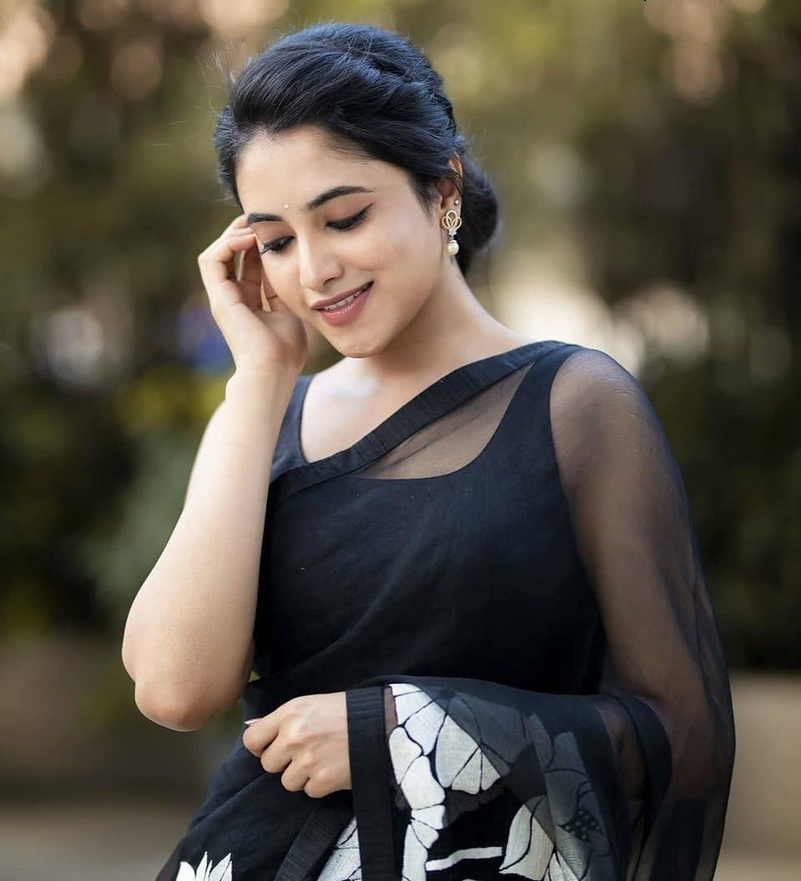
#> input picture Image to Pencil Sketch with Python/priyankamohan.jpg, 801 x 881 px, shrunk from 960 x 1057 before the run
$ jupyter execute --allow-errors 'Image to Pencil Sketch with Python.ipynb'
#> lines starting #> are read from the running program, lines starting #| are printed output that depends on the picture
### Importing the libraries

[cell 1]
import matplotlib.pyplot as plt
import cv2

###  Reading the original image

[cell 2]
image=cv2.imread("priyankamohan.jpg")
#> image is the input picture: shape (881, 801, 3); mean B, G, R 69.2, 79.9, 86.5
plt.imshow(image)
plt.show()

### Converting the BGR image to RGB

[cell 3]
rgb_img = cv2.cvtColor(image, cv2.COLOR_BGR2RGB)
plt.imshow(rgb_img)
plt.axis(False)
plt.show()

### Converting the RGB image to Gray Scale

[cell 4]
gray_img=cv2.cvtColor(rgb_img,cv2.COLOR_BGR2GRAY)
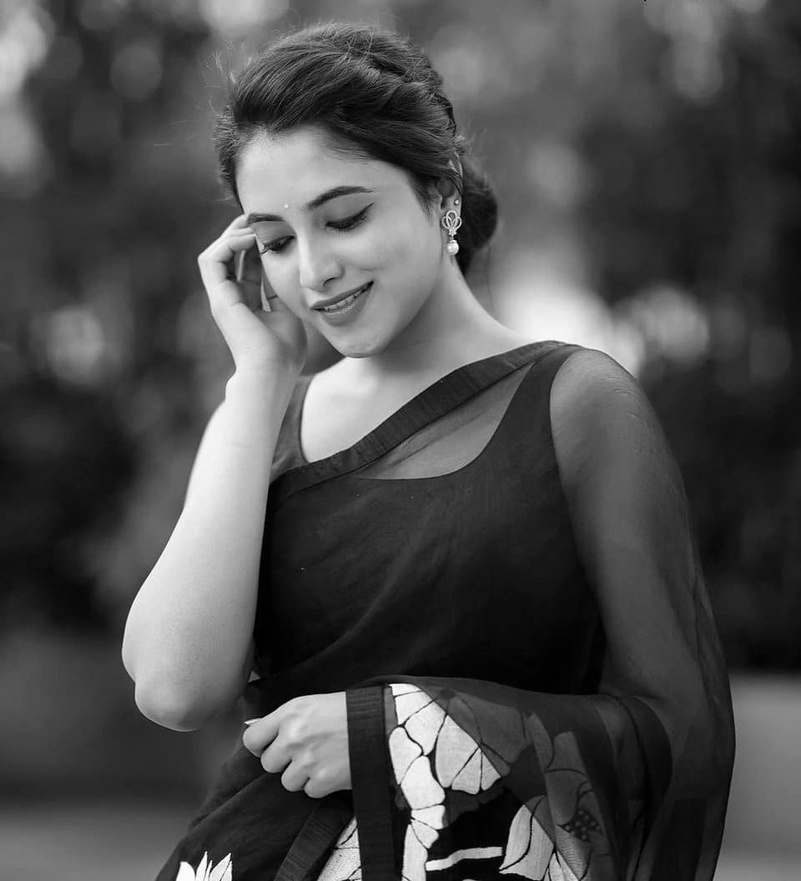
#> gray_img: shape (881, 801); min 0, max 255, mean 77.5
plt.imshow(gray_img)

### Inverting the gray scale image

[cell 5]
inverted_image= cv2.bitwise_not(gray_img)
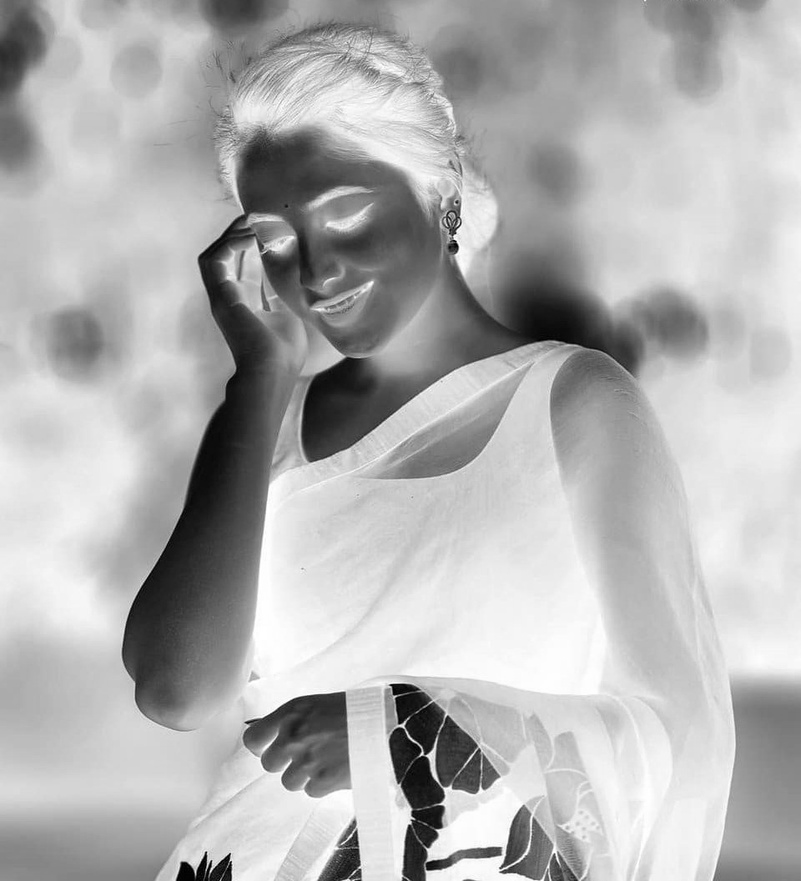
#> inverted_image: shape (881, 801); min 0, max 255, mean 177.5
plt.imshow(inverted_image)

### Blurring the image using Gaussian Function

[cell 6]
blur_img=cv2.GaussianBlur(inverted_image, (21, 21),0)
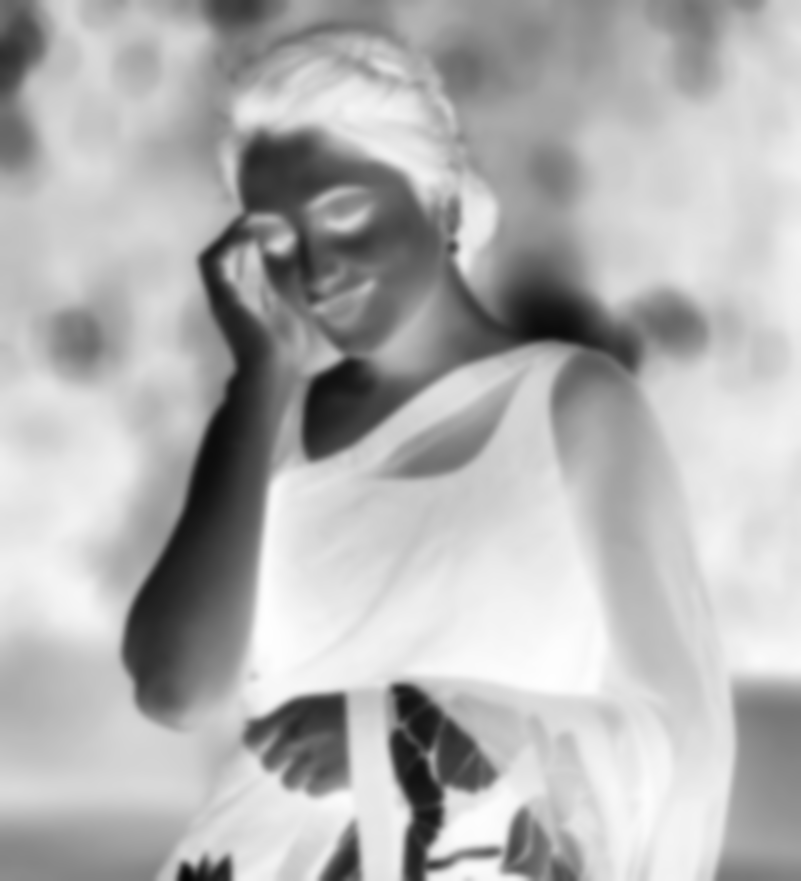
#> blur_img: shape (881, 801); min 5, max 255, mean 177.5
plt.imshow(blur_img)

### Mixing the Gray-Scale Image with Inverted Blurry Image

[cell 7]
invblur_img = cv2.bitwise_not(blur_img)
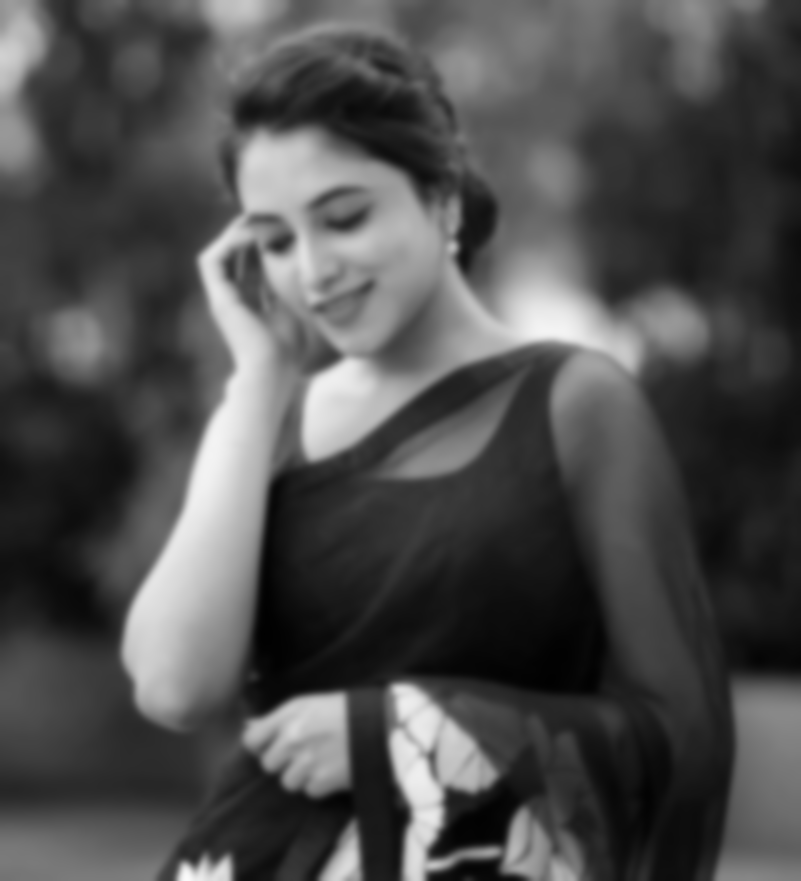
#> invblur_img: shape (881, 801); min 0, max 250, mean 77.5
plt.imshow(invblur_img)

### Performing bit-wise division
The sketch can be generated by bit-wise division the grayscale image and the inverted-blurred image.

[cell 8]
sketch_img=cv2.divide(gray_img,invblur_img, scale=256.0)
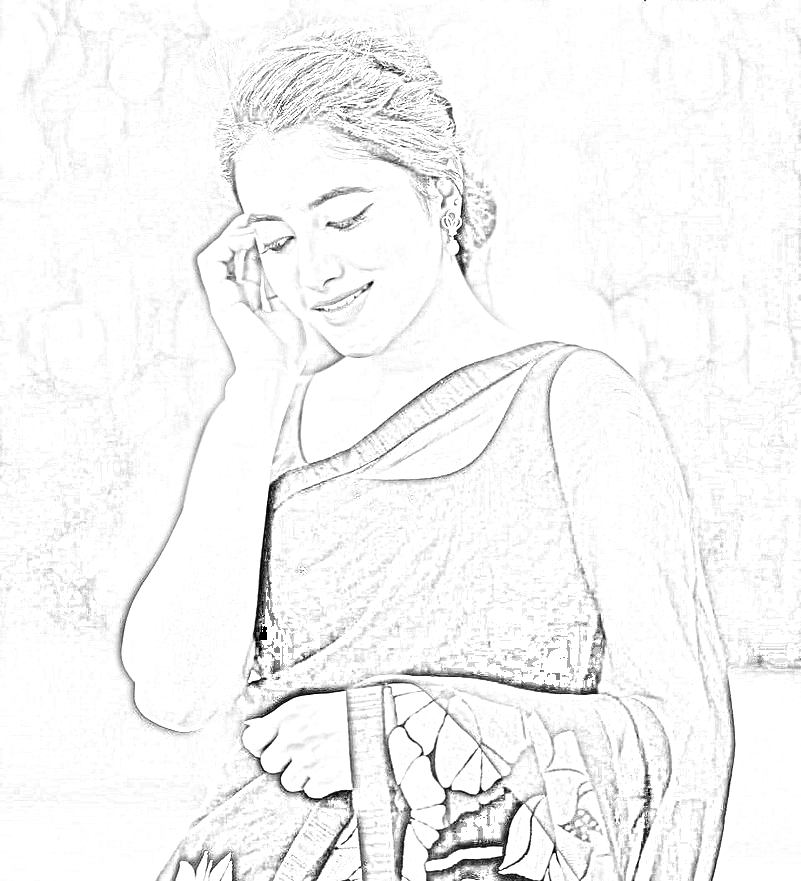
#> sketch_img: shape (881, 801); min 0, max 255, mean 245.4

### Saving the sketch image

#> (a cell that did not finish here is left out)

### Displaying the original image and sketch side by side

[cell 10]
plt.figure(figsize=(14,8))
plt.subplot(1,2,1)
plt.title('Original image', size=18)
plt.imshow(rgb_img)
plt.axis('off')

plt.subplot(1,2,2)
plt.title('Sketch', size=18)
rgb_sketch=cv2.cvtColor(sketch_img, cv2.COLOR_BGR2RGB)
plt.imshow(rgb_sketch)
plt.axis('off')
plt.show()
